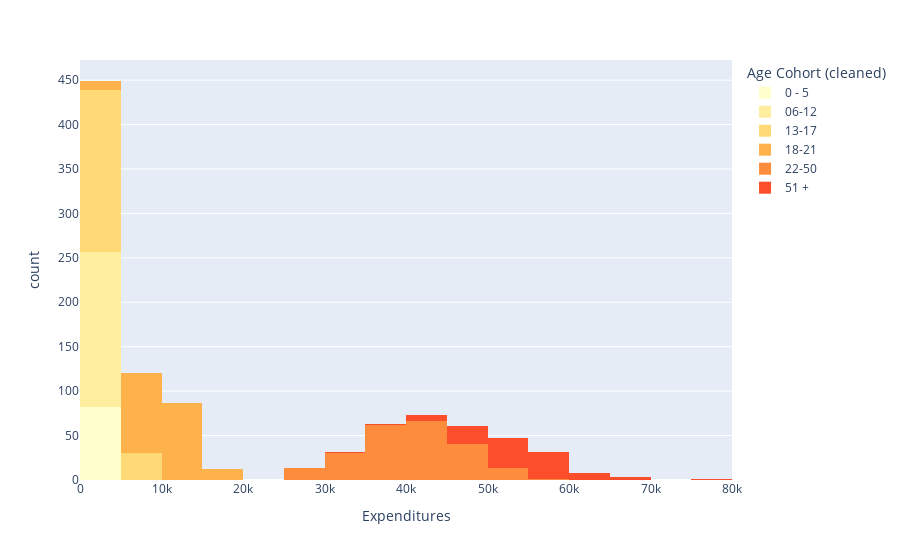

The notebook cell this image was saved under:
### Markdown cell above
Now we can plot the histograms of expenditures with regards to the age cohort:

### Code cell
fig = px.histogram(
    california.sort_values(by=["Age Cohort (cleaned)"]),
    x="Expenditures",
    color="Age Cohort (cleaned)",
    color_discrete_sequence=px.colors.sequential.YlOrRd
)
fig.show()

### Figure 1 — Plotly figure (JSON) as saved in the notebook; plotly's stock layout.template omitted (floating-point values rounded to 4 significant figures; data arrays with more than 128 entries replaced by an {"elided": "..."} marker saying what was removed)
{"data": [{"bingroup": "x", "hovertemplate": "Age Cohort (cleaned)=0 - 5<br>Expenditures=%{x}<br>count=%{y}<extra></extra>", "legendgroup": "0 - 5", "marker": {"color": "rgb(255,255,204)", "pattern": {"shape": ""}}, "name": "0 - 5", "orientation": "v", "showlegend": true, "type": "histogram", "x": [1088, 791, 668, 1684, 1130, 1167, 1016, 561, 1053, 1645, 741, 2157, 1611, 762, 374, 340, 1957, 1147, 1646, 2549, 2296, 1997, 1339, 1592, 1713, 2291, 2359, 904, 2211, 1363, 1057, 697, 1977, 966, 1458, 1028, 1149, 2308, 2553, 1398, 1196, 1315, 2543, 456, 1704, 674, 1066, 1113, 1525, 1861, 222, 1748, 1003, 1123, 1644, 650, 240, 2359, 1702, 1068, 995, 1632, 1411, 2258, 1454, 1485, 2335, 1598, 1347, 2750, 1435, 1360, 2532, 2019, 685, 1437, 384, 1219, 1767, 1070, 1294, 1631], "xaxis": "x", "yaxis": "y"}, {"bingroup": "x", "hovertemplate": "Age Cohort (cleaned)=06-12<br>Expenditures=%{x}<br>count=%{y}<extra></extra>", "legendgroup": "06-12", "marker": {"color": "rgb(255,237,160)", "pattern": {"shape": ""}}, "name": "06-12", "orientation": "v", "showlegend": true, "type": "histogram", "x": {"elided": "175 int values"}, "xaxis": "x", "yaxis": "y"}, {"bingroup": "x", "hovertemplate": "Age Cohort (cleaned)=13-17<br>Expenditures=%{x}<br>count=%{y}<extra></extra>", "legendgroup": "13-17", "marker": {"color": "rgb(254,217,118)", "pattern": {"shape": ""}}, "name": "13-17", "orientation": "v", "showlegend": true, "type": "histogram", "x": {"elided": "212 int values"}, "xaxis": "x", "yaxis": "y"}, {"bingroup": "x", "hovertemplate": "Age Cohort (cleaned)=18-21<br>Expenditures=%{x}<br>count=%{y}<extra></extra>", "legendgroup": "18-21", "marker": {"color": "rgb(254,178,76)", "pattern": {"shape": ""}}, "name": "18-21", "orientation": "v", "showlegend": true, "type": "histogram", "x": {"elided": "199 int values"}, "xaxis": "x", "yaxis": "y"}, {"bingroup": "x", "hovertemplate": "Age Cohort (cleaned)=22-50<br>Expenditures=%{x}<br>count=%{y}<extra></extra>", "legendgroup": "22-50", "marker": {"color": "rgb(253,141,60)", "pattern": {"shape": ""}}, "name": "22-50", "orientation": "v", "showlegend": true, "type": "histogram", "x": {"elided": "226 int values"}, "xaxis": "x", "yaxis": "y"}, {"bingroup": "x", "hovertemplate": "Age Cohort (cleaned)=51 +<br>Expenditures=%{x}<br>count=%{y}<extra></extra>", "legendgroup": "51 +", "marker": {"color": "rgb(252,78,42)", "pattern": {"shape": ""}}, "name": "51 +", "orientation": "v", "showlegend": true, "type": "histogram", "x": [59926, 50198, 52833, 56134, 62717, 57497, 44734, 57702, 60198, 58392, 52147, 58594, 57928, 48622, 52041, 51777, 42897, 57055, 59829, 52243, 52105, 52421, 53211, 58304, 47997, 65581, 46312, 42160, 54309, 55187, 49056, 53561, 48363, 55956, 57845, 57760, 58469, 56415, 57119, 60452, 75098, 47006, 52076, 50219, 39536, 60871, 54266, 49075, 59682, 50030, 46873, 58480, 43957, 54616, 44111, 59622, 54655, 56365, 52472, 48826, 54481, 49851, 43945, 33110, 55430, 50261, 50910, 48614, 55442, 50141, 48215, 53457, 49749, 51455, 55015, 67884, 68890, 49554, 46719, 52618, 62097, 55428, 54680, 54874, 42739, 49380, 49088, 57363, 54875, 50419, 53834, 50176, 49239, 60774, 58922, 47420, 49502, 60808, 57821, 54267, 47709, 64898, 58803, 51599, 50230, 56752], "xaxis": "x", "yaxis": "y"}], "layout": {"barmode": "relative", "legend": {"title": {"text": "Age Cohort (cleaned)"}, "tracegroupgap": 0}, "margin": {"t": 60}, "xaxis": {"anchor": "y", "domain": [0, 1], "title": {"text": "Expenditures"}}, "yaxis": {"anchor": "x", "domain": [0, 1], "title": {"text": "count"}}}}
